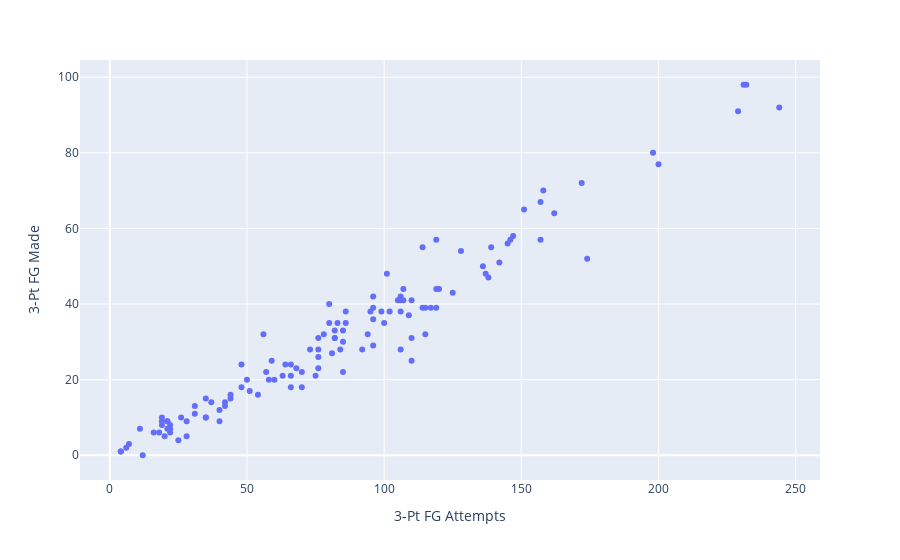

The notebook cell this image was saved under:
### Code cell
x = threepointsdf["3-Pt FG Attempts"]
y = threepointsdf["3-Pt FG Made"]
fig = px.scatter(threepointsdf, x, y)
fig.show()

### Figure 1 — Plotly figure (JSON) as saved in the notebook; plotly's stock layout.template omitted (floating-point values rounded to 4 significant figures)
{"data": [{"hovertemplate": "3-Pt FG Attempts=%{x}<br>3-Pt FG Made=%{y}<extra></extra>", "legendgroup": "", "marker": {"color": "#636efa", "symbol": "circle"}, "mode": "markers", "name": "", "orientation": "v", "showlegend": false, "type": "scatter", "x": [7, 19, 11, 19, 83, 128, 6, 95, 84, 19, 147, 26, 119, 35, 31, 73, 25, 64, 35, 96, 82, 66, 63, 42, 75, 99, 12, 139, 70, 102, 22, 81, 100, 106, 145, 50, 60, 35, 31, 16, 85, 109, 76, 56, 28, 21, 4, 85, 110, 78, 68, 92, 58, 28, 96, 70, 106, 96, 96, 114, 59, 44, 66, 125, 86, 105, 101, 85, 54, 57, 44, 110, 232, 107, 146, 142, 40, 22, 231, 94, 110, 198, 151, 42, 48, 21, 107, 172, 86, 115, 106, 80, 76, 40, 114, 138, 174, 157, 162, 120, 18, 20, 244, 158, 80, 137, 119, 119, 117, 115, 22, 82, 66, 48, 37, 229, 200, 76, 21, 76, 157, 106, 51, 136, 82, 4], "xaxis": "x", "y": [3, 8, 7, 10, 35, 54, 2, 38, 28, 9, 58, 10, 57, 15, 13, 28, 4, 24, 10, 42, 31, 21, 21, 14, 21, 38, 0, 55, 18, 38, 7, 27, 35, 38, 56, 20, 20, 10, 11, 6, 30, 37, 23, 32, 9, 9, 1, 22, 41, 32, 23, 28, 20, 5, 36, 22, 42, 29, 39, 55, 25, 15, 18, 43, 35, 41, 48, 33, 16, 22, 16, 25, 98, 41, 57, 51, 12, 8, 98, 32, 31, 80, 65, 13, 24, 9, 44, 72, 38, 32, 41, 40, 26, 9, 39, 47, 52, 67, 64, 44, 6, 5, 92, 70, 35, 48, 39, 44, 39, 39, 6, 33, 24, 18, 14, 91, 77, 28, 7, 31, 57, 28, 17, 50, 31, 1], "yaxis": "y"}], "layout": {"legend": {"tracegroupgap": 0}, "margin": {"t": 60}, "xaxis": {"anchor": "y", "domain": [0, 1], "title": {"text": "3-Pt FG Attempts"}}, "yaxis": {"anchor": "x", "domain": [0, 1], "title": {"text": "3-Pt FG Made"}}}}
